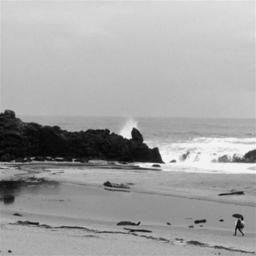
#> input picture training/Coast/10.jpg, 256 x 256 px; its folder holds only this picture in this run
$ python run1.py
#> lines starting #> are read from the running program, lines starting #| are printed output that depends on the picture
from sklearn.neighbors import KNeighborsClassifier
import os
import sys
from sklearn.model_selection import train_test_split
from sklearn.metrics import accuracy_score
from sklearn.model_selection import cross_val_score
from PIL import Image
import numpy as np

rootpath = os.path.join(os.getcwd(), '..')
sys.path.append(rootpath)


def zero_mean_normalize(image):
    """
        Function that receives the image and applies zero mean normalization and scaling the pixels
        to achieve a unit standard deviation
        :param image: image
        :return the normalized image
    """
    mean_value = np.mean(image)
    std_value = np.std(image)
    normalized_image = (image - mean_value) / std_value
    return normalized_image


def resize_img(image):
    """
        Function that resizes the image into 16x16
        :param image: image
        :return the resized image
    """
    resized_img = image.resize((16, 16))
    return resized_img


def preprocess_image(image_path):
    """
        Function that opens the image path, reads the image and applies the zero_mean_normalization and resizes it.
        :param image_path: path of the image
        :returns the preprocessed image
    """
    with Image.open(image_path) as img:
        img_sized = resize_img(img)
        tiny_image = zero_mean_normalize(img_sized)
        return tiny_image


def load_dataset(root_folder):
    """
        Function that opens the training folder and gets all the paths of the images and their labels
        :param root_folder: folder of the training file
        :returns the image paths and the labels of each image
    """
#> called with root_folder = 'Run1/../training'
    image_paths = []
    labels = []

    for class_label, class_name in enumerate(os.listdir(root_folder)):
        class_folder = os.path.join(root_folder, class_name)

        if os.path.isdir(class_folder):
            for filename in os.listdir(class_folder):
                if filename.endswith(".jpg"):
                    image_path = os.path.join(class_folder, filename)
                    image_path = os.path.normpath(image_path)

                    image_paths.append(image_path)
                    labels.append(class_name)
#> pass 2 of the loop in load_dataset, `for class_label, class_name in enumerate(os.listdir(root_folder)):`:

    return image_paths, labels


# Get our directory:
script_dir = os.path.dirname(os.path.realpath(__file__))

# Get the training directory were our training dataset is
dataset_path = os.path.join(script_dir, "..", "training")
# Links of the images and the labels of each image
links, labels = load_dataset(dataset_path)

# All the image's features added to this array.
feature_vectors = []

# Pre-process each image (includes resizing and normalisation)
for i in links:
    feature_vectors.append(preprocess_image(i).flatten())
#> in preprocess_image, img is the input picture: PIL image 256x256 L; min 0, max 255, mean 164
#> in resize_img, `resized_img = image.resize((16, 16))`:
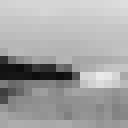
#> resized_img: PIL image 16x16 L (shown 8 times larger); min 14, max 235, mean 164
#> in zero_mean_normalize, `mean_value = np.mean(image)`: mean_value = 164
#> in zero_mean_normalize, `std_value = np.std(image)`: std_value = 47.64
#> pass 2 of the loop `for i in links:`:
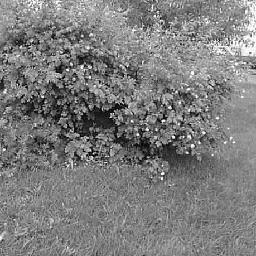
#> input picture training/Forest/15.jpg, 256 x 256 px
#> in preprocess_image, img is the input picture: PIL image 256x256 L; min 0, max 255, mean 125.1
#> in resize_img (call 2), `resized_img = image.resize((16, 16))`:
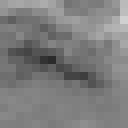
#> resized_img: PIL image 16x16 L (shown 8 times larger); min 43, max 208, mean 125.1

# Feature vectors of the training images
X = feature_vectors
#> X = 2 items
# Labels of the images
y = labels

# Create a K neighbors classifier using the best n parameter which was tested and found to be 7.
knn_classifier = KNeighborsClassifier(n_neighbors=7)
# Fit the training and its labels into the model
knn_classifier.fit(X, y)

# Outputting Test Data Predictions

# The directory where the testing images are
test_dir = os.path.join(script_dir, "..", "testing")

# Test image name
test_file_names = []
# Predicted class for each image
test_class = []

# Go through each test image pre-process them then classify it as one of the classifiers.
# Append the name of the image being classified to the text_files_names
# Append the classification of the image to the test_class
for i in range(0, 2988):
    try:
        file_path_temp = os.path.join(test_dir, f"{i}.jpg")

        preprocessed_image = preprocess_image(file_path_temp).flatten()

        preprocessed_image = preprocessed_image.reshape(1, -1)

        predicted_class = knn_classifier.predict(preprocessed_image)

        predicted_class = str(predicted_class[0].lower())  # Convert numpy array to string

        test_class.append(predicted_class)
        test_file_names.append(str(i) + ".jpg")
    except Exception as e:
        print(f"Error processing image {file_path_temp}: {e}")
#> pass 2 of the loop `for i in range(0, 2988):`:
#| Error processing image Run1/../testing/1.jpg: [Errno 2] No such file or directory: 'Run1/../testing/1.jpg'

# Create the run1.txt file and write all the test classification
with open("run1.txt", 'w') as output_file:
    for m in range(0, len(test_class)):
        output_file.write(str(test_file_names[m]) + " " + str(test_class[m]) + "\n")
